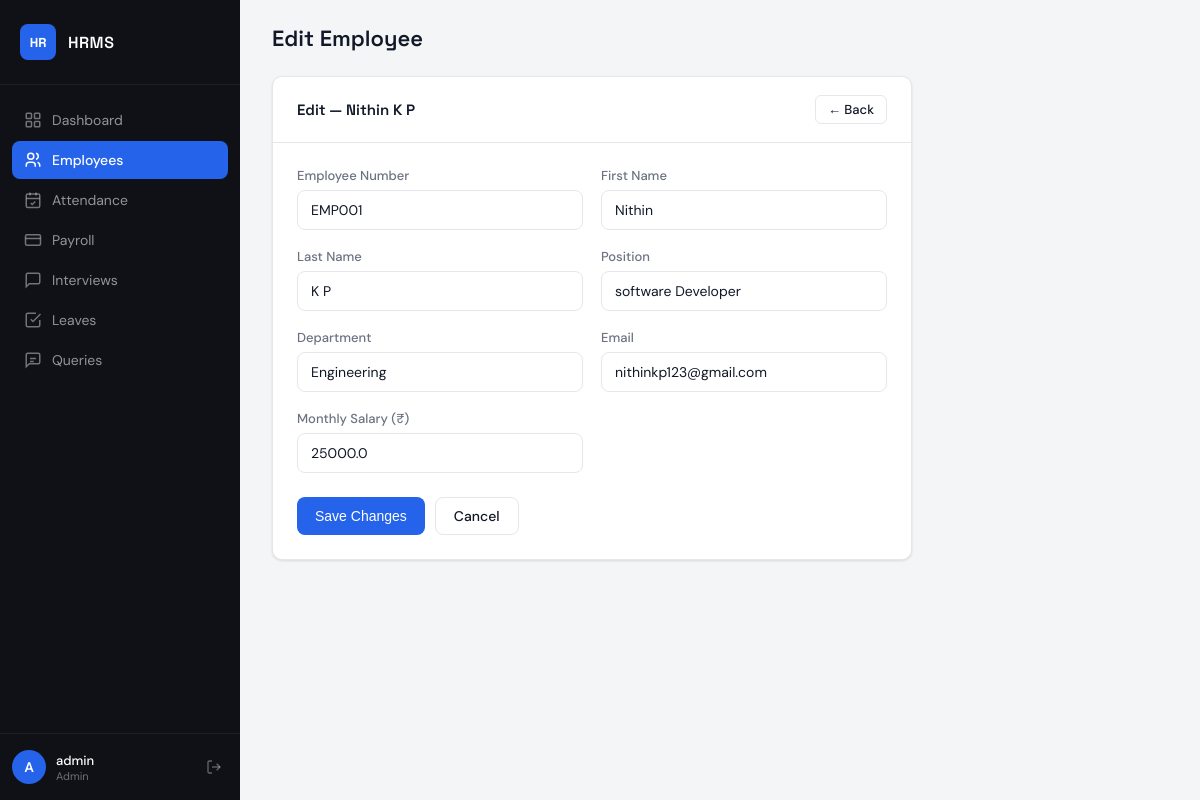
/employees/edit/1 (signed in), run on the app's committed database.
### app.py (models this page shows)
class Employee(db.Model):
    id = db.Column(db.Integer, primary_key=True)
    emp_number = db.Column(db.String(20), unique=True, nullable=False)
    first_name = db.Column(db.String(80), nullable=False)
    last_name = db.Column(db.String(80), nullable=False)
    position = db.Column(db.String(100))
    department = db.Column(db.String(100))
    email = db.Column(db.String(120), unique=True)
    salary = db.Column(db.Float, default=0)
    joined_date = db.Column(db.Date, default=date.today)
    is_active = db.Column(db.Boolean, default=True)

### app.py (the view, shortened to what this page needs)
@app.route('/employees/edit/<int:id>', methods=['GET', 'POST'])
@login_required
@admin_required
def edit_employee(id):
    emp = Employee.query.get_or_404(id)
    return render_template('edit_employee.html', emp=emp)

### app.py (called while the page is built)
def login_required(f):
    @wraps(f)
    def decorated(*args, **kwargs):
        if 'user_id' not in session:
            return redirect(url_for('login'))
        return f(*args, **kwargs)
    return decorated

def admin_required(f):
    @wraps(f)
    def decorated(*args, **kwargs):
        if session.get('role') != 'admin':
            flash('Admin access required.', 'danger')
            return redirect(url_for('dashboard'))
        return f(*args, **kwargs)
    return decorated

### templates/edit_employee.html (shortened to what this page needs)
{% extends "base.html" %}
{% block page_title %}Edit Employee{% endblock %}
{% block content %}
<div class="card" style="max-width:640px;">
  <div class="card-header">
    <span class="card-title">Edit — {{ emp.first_name }} {{ emp.last_name }}</span>
    <a href="{{ url_for('employees') }}" class="btn btn-sm btn-outline">← Back</a>
  </div>
  <div class="card-body">
    <form method="POST">
      <div class="form-grid">
        <div class="form-group">
          <label>Employee Number</label>
          <input name="emp_number" value="{{ emp.emp_number }}" required>
        </div>
        <div class="form-group">
          <label>First Name</label>
          <input name="first_name" value="{{ emp.first_name }}" required>
        </div>
        <div class="form-group">
          <label>Last Name</label>
          <input name="last_name" value="{{ emp.last_name }}" required>
        </div>
        <div class="form-group">
          <label>Position</label>
          <input name="position" value="{{ emp.position }}">
        </div>
        <div class="form-group">
          <label>Department</label>
          <input name="department" value="{{ emp.department }}">
        </div>
        <div class="form-group">
          <label>Email</label>
          <input name="email" type="email" value="{{ emp.email }}">
        </div>
        <div class="form-group">
          <label>Monthly Salary (₹)</label>
          <input name="salary" type="number" step="0.01" value="{{ emp.salary }}">
        </div>
      </div>
      <div style="margin-top:24px;display:flex;gap:10px;">
        <button type="submit" class="btn btn-primary">Save Changes</button>
        <a href="{{ url_for('employees') }}" class="btn btn-outline">Cancel</a>
      </div>
    </form>
  </div>
</div>
{% endblock %}

### static/css/style.css (style rules this page uses)
*, *::before, *::after { box-sizing: border-box; margin: 0; padding: 0; }
:root { --bg: #f4f5f7; --surface: #ffffff; --sidebar: #0f1117; --sidebar-hover: #1e2130; --sidebar-active: #2563eb; --primary: #2563eb; --primary-light: #eff6ff; --success: #10b981; --success-light: #ecfdf5; --danger: #ef4444; --danger-light: #fef2f2; --warning: #f59e0b; --warning-light: #fffbeb; --text: #111827; --muted: #6b7280; --border: #e5e7eb; --radius: 10px; --shadow: 0 1px 3px rgba(0,0,0,.08), 0 1px 2px rgba(0,0,0,.04); --shadow-md: 0 4px 16px rgba(0,0,0,.10); font-family: 'DM Sans', sans-serif; }
body { background: var(--bg); color: var(--text); min-height: 100vh; }
.card { background: var(--surface); border-radius: var(--radius); box-shadow: var(--shadow); border: 1px solid var(--border); }
.card-header { padding: 18px 24px; border-bottom: 1px solid var(--border); display: flex; align-items: center; justify-content: space-between; }
.card-title { font-family: 'Space Grotesk', sans-serif; font-size: 15px; font-weight: 600; }
.card-body { padding: 24px; }
.btn { display: inline-flex; align-items: center; gap: 6px; padding: 9px 18px; border-radius: 8px; font-size: 14px; font-weight: 500; cursor: pointer; border: none; text-decoration: none; transition: all .15s ease; white-space: nowrap; }
.btn-primary { background: var(--primary); color: #fff; }
.btn-sm { padding: 5px 12px; font-size: 13px; border-radius: 6px; }
.btn-outline { background: transparent; border: 1px solid var(--border); color: var(--text); }
.form-grid { display: grid; grid-template-columns: 1fr 1fr; gap: 18px; }
.form-group { display: flex; flex-direction: column; gap: 6px; }
label { font-size: 13px; font-weight: 500; color: var(--muted); }
input, select, textarea { padding: 10px 13px; border: 1px solid var(--border); border-radius: 8px; font-size: 14px; font-family: inherit; background: var(--surface); color: var(--text); transition: border-color .15s, box-shadow .15s; outline: none; width: 100%; }

### data on the page
Employee: first_name "Nithin", last_name "K P", emp_number "EMP001", position "software Developer", department "Engineering", email "nithinkp123@gmail.com", salary "25000.0"

### other printed values
{{ session.username[0]|upper }} "A"
{{ session.username }} "admin"
{{ session.role|capitalize }} "Admin"
